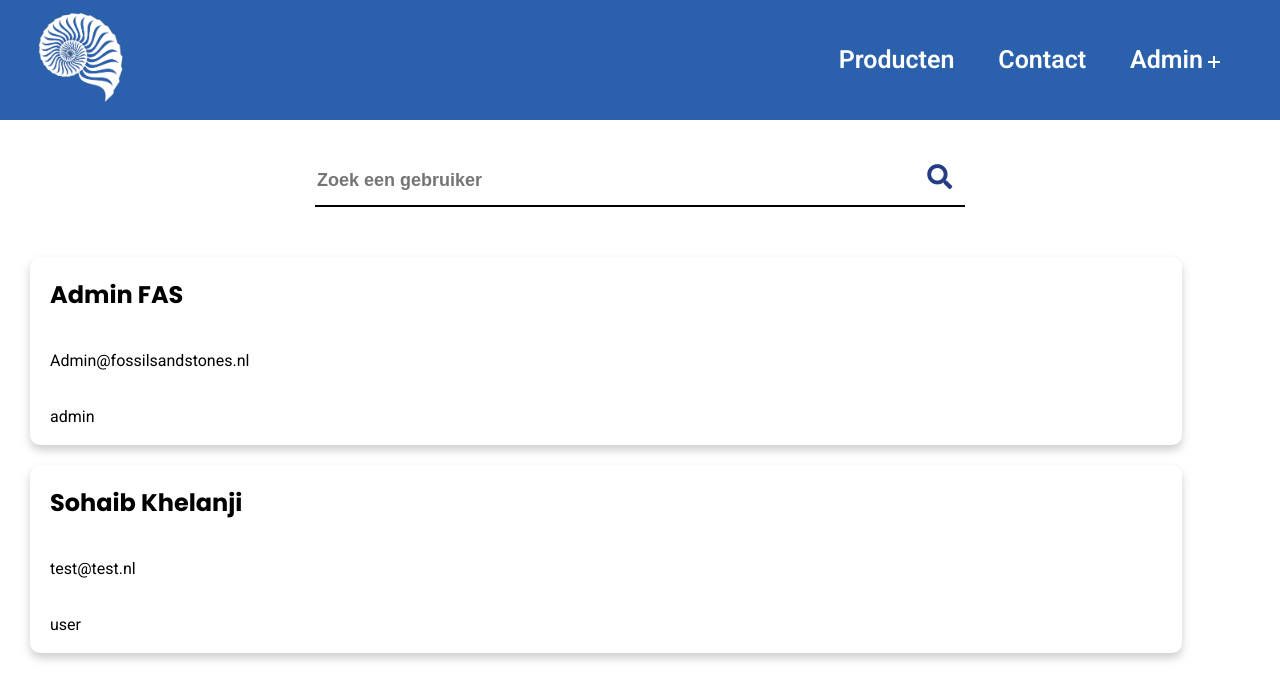
The page /usersAdmin.php (signed in) on the database its author committed.
### tables this page shows
CREATE TABLE `user` (
  `user_id` int(11) NOT NULL,
  `user_firstname` varchar(50) NOT NULL,
  `user_lastname` varchar(50) NOT NULL,
  `user_email` varchar(250) NOT NULL,
  `user_password` varchar(250) NOT NULL,
  `user_role` varchar(10) DEFAULT 'user'
);

### classes/dbh.php (called while the page is built)
<?php
class dbh
{
    public function connection()
    {
        try {
            $username = "root";
            $password = "";
            $pdo = new PDO('mysql:host=localhost;dbname=fas', $username, $password);
            return $pdo;
        } catch (PDOException $e) {
            print "Error!:" . $e->getMessage() . "<br/>";
            die();
        }
    }
}

### usersAdmin.php (the view, shortened to what this page needs)
<?php
include 'incs/header.php';
include 'classes/dbh.php';
$dbh = new Dbh();
?>
<body>
    <?php
    include 'incs/navBar.php';
    ?>
    <form class="search-bar" methode="post" action="">
        <input id="searchUser" class="input-search" type="text" name="searchUser" placeholder="Zoek een gebruiker">
        <button type="submit" name="submit-search"><i class="fas fa-search"></i></button>
    </form>
    <div id="all-users">
        <div id="users-container">
            <?php
            $stmt = $dbh->connection()->prepare("SELECT * FROM user ORDER BY user_firstname ASC");
            $stmt->execute();
            $users = $stmt->fetchAll(PDO::FETCH_ASSOC);
            foreach ($users as $user) {
                $databaseId = $user['user_id'];
                $Firstname = $user['user_firstname'];
                $Lastname = $user['user_lastname'];
                $Email = $user['user_email'];
                $Role = $user['user_role'];
                echo "
    <div class=\"user-card\" onclick=\"window.location.href='viewUserAdmin.php?id=$databaseId';\" >
    <h2>$Firstname $Lastname</h2>
    <p>$Email</p>
    <p>$Role</p>
    </div>
    ";
            }
            ?>
        </div>
    </div>
    <?php
    include 'incs/footer.php';
    ?>

### css/styles.css (style rules this page uses)
html { font-size: 62.5%; font-family: "roboto", "sans-serif"; color: black; background: #fff; -webkit-font-smoothing: antialiased; -moz-osx-font-smoothing: grayscale; margin: 0; padding: 0; overflow-x: hidden; }
body { font-size: 1.6rem; line-height: 1.5; background: #fff; width: 100%; height: 100%; margin: 0; padding: 0; }
h1, h2, h3, h4, h5, h6 { font-family: "poppins", "sans-serif"; font-weight: bold; }
.form-control input, button { border: none; outline: none; border-radius: 30px; font-size: 1.1em; }
.search-bar { display: flex; justify-content: center; align-items: center; margin: 30px auto 50px auto; max-width: 650px; border-bottom: 2px solid black; }
.input-search { width: 100%; height: 100%; border: none; outline: none; font-size: 18px; font-weight: bold; margin-top: 5px; }
.search-bar button { width: 55px; height: 55px; border: none; outline: none; background-color: white; color: #253d84; font-size: 25px; font-weight: bold; cursor: pointer; margin-left: 15px; }
#users-container { display: grid; grid-template-columns: repeat(1, 1fr); grid-gap: 20px; margin: 20px 0; }
.user-card { display: flex; flex-direction: column; border-radius: 10px; background-color: #fff; box-shadow: 0 5px 10px rgba(0, 0, 0, 0.2); width: 90%; margin-left: 30px; }
.user-card h2 { margin-left: 20px; }
.user-card p { margin-left: 20px; }

### rows shown on the page
user: user_firstname "Admin", user_lastname "FAS", user_email "Admin@fossilsandstones.nl", user_role "admin"
user: user_firstname "Sohaib", user_lastname "Khelanji", user_email "test@test.nl", user_role "user"
